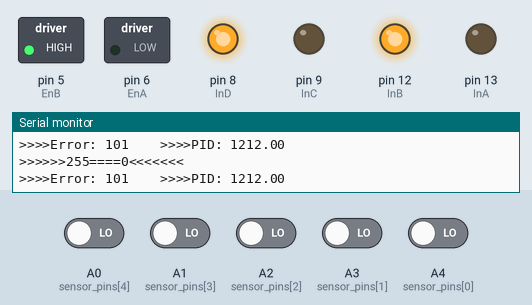
Bench run of a sketch on a simulated Arduino Uno, built with avr-gcc and run on an emulated ATmega328P. Parts: switched loads named in the sketch (green lamp = pin HIGH), output pins drawn as LEDs (lit = HIGH), the last lines printed to the serial monitor. Inputs (shaded band) come from the test bench; at power-on: A0 (sensor_pins[4]), A1 (sensor_pins[3]), A2 (sensor_pins[2]), A3 (sensor_pins[1]), A4 (sensor_pins[0]) LOW.

Above: at 1.2 s.
1.3 s: A2 (sensor_pins[2]) driven HIGH
At 2.0 s:
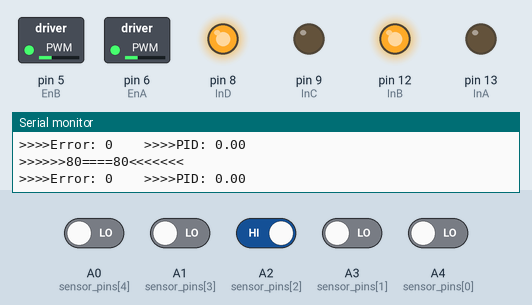
2.9 s: A1 (sensor_pins[3]) driven HIGH
At 3.5 s:
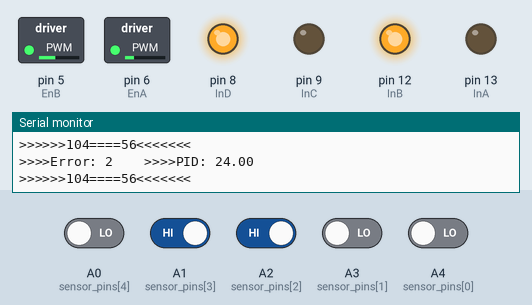
4.5 s: A3 (sensor_pins[1]) driven HIGH
At 5.8 s:
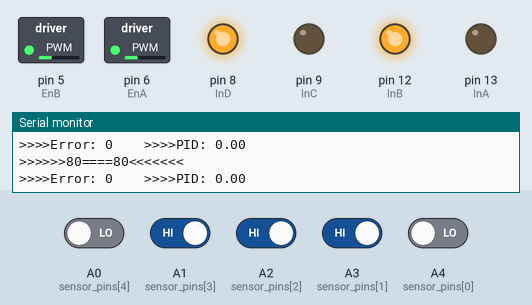
7.5 s: A1 (sensor_pins[3]) driven LOW
At 8.7 s:
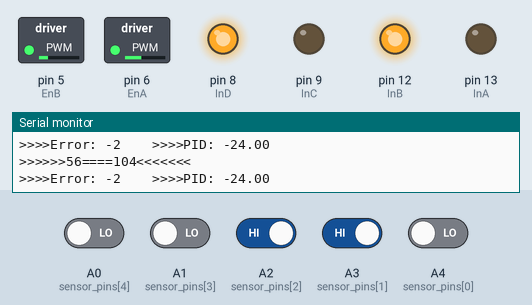
9.1 s: A0 (sensor_pins[4]) driven HIGH
At 10.0 s:
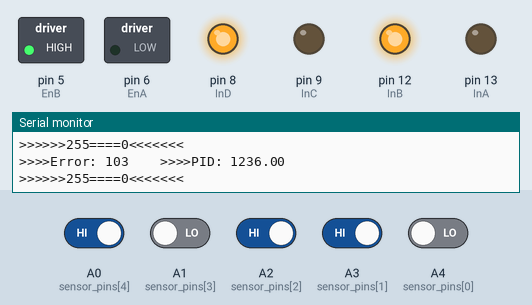
12.1 s: A0 (sensor_pins[4]) driven LOW
At 13.6 s:
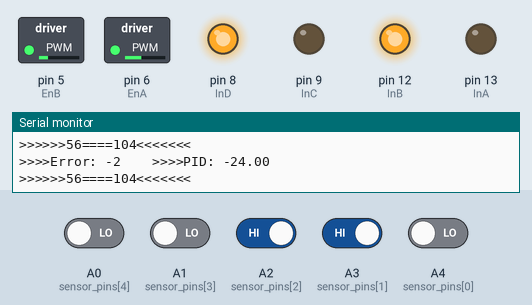
Timing chart, 0 to 15.1 s (numbered marks = the images above; inputs shaded):
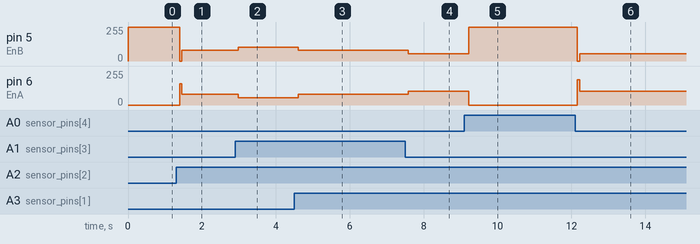

Measured:
- after the input at 1.3 s, pin 5 (EnB): 255/255 → 80/255 after 0.10 s; pin 6 (EnA): 0/255 → 80/255 after 0.10 s
- after the input at 2.9 s, pin 5 (EnB): 80/255 → 104/255 after 0.08 s; pin 6 (EnA): 80/255 → 56/255 after 0.08 s
- after the input at 4.5 s, pin 5 (EnB): 104/255 → 80/255 after 0.11 s; pin 6 (EnA): 56/255 → 80/255 after 0.11 s
- after the input at 7.5 s, pin 5 (EnB): 80/255 → 55/255 after 0.09 s, → 56/255 0.06 s later; pin 6 (EnA): 80/255 → 105/255 after 0.09 s, → 104/255 0.06 s later
- after the input at 9.1 s, pin 5 (EnB): 56/255 → 255/255 after 0.12 s; pin 6 (EnA): 104/255 → 0/255 after 0.12 s
- after the input at 12.1 s, pin 5 (EnB): 255/255 → 0/255 after 0.06 s, → 56/255 0.06 s later; pin 6 (EnA): 0/255 → 188/255 after 0.06 s, → 104/255 0.06 s later

The sketch:

robot_do_line.ino
```cpp
const int EnA = 6; // right
const int EnB = 5; // left
const int InA = 13;
const int InB = 12;
const int InC = 9;
const int InD = 8;

int error, previous_error, is_left_direction;

const int MAX_SPEED = 80;
int mask;
const int NUM_SENSORS = 5;
const int sensor_pins[NUM_SENSORS] = {A4, A3, A2, A1, A0};

float Kp = 12;
float Kd = 0.8;
float Ki = 0;

int integral = 0;
int rightSpeedPwm = 0;
int leftSpeedPwm = 0;

int getSensor();
void control_motor(int left, int right);
void control_robot(int error);
float calculate_pid();

void setup() {

    pinMode(InA, OUTPUT);
    pinMode(InB, OUTPUT);
    pinMode(InC, OUTPUT);
    pinMode(InD, OUTPUT);
    digitalWrite(InA, LOW);
    digitalWrite(InB, HIGH);
    digitalWrite(InC, LOW);
    digitalWrite(InD, HIGH);

    analogWrite(EnA, MAX_SPEED);
    analogWrite(EnB, MAX_SPEED);

    for(int i = 0; i < NUM_SENSORS; i++) {
        pinMode(sensor_pins[i], INPUT);
    }

    Serial.begin(9600);
}

void loop() {
    error = getSensor();
    float pid = calculate_pid();
    Serial.println(">>>>Error: " + String(error) + "    >>>>PID: " + String(pid));
    int leftSpeedPwm = MAX_SPEED + pid;
    int rightSpeedPwm = MAX_SPEED - pid;

    leftSpeedPwm = constrain(leftSpeedPwm, 0, 255);
    rightSpeedPwm = constrain(rightSpeedPwm, 0, 255);
    Serial.println(">>>>>>" + String(leftSpeedPwm) + "====" + String(rightSpeedPwm) + "<<<<<<<");

    control_motor(leftSpeedPwm, rightSpeedPwm);
}

int getSensor() {
    mask ^= mask;
    for(int i = 0; i < NUM_SENSORS; i++) {
        mask |= digitalRead(sensor_pins[i]) << i;
    }
    error = 0;

    switch (mask) {
        case 0b01000 : error = 3; break;
        case 0b01100 : error = 2; break;

        case 0b01110 : error = 0; break;
        case 0b00100 : error = 0; break;

        case 0b00110 : error = -2; break;
        case 0b00010 : error = -3; break;

        case 0b00101 :
        case 0b01101 :
        case 0b01111 :
        case 0b00111 :
        case 0b00011 :
        case 0b00001 : error = 102; break; //90 degree right

        case 0b10100 :
        case 0b10110 :
        case 0b10000 :
        case 0b11000 :
        case 0b11100 :
        case 0b11110 : error = 103; break; //90 degree left

        case 0b11111 : error = 100; break; // Stop the car, all black line or nothing
        case 0b00000 : error = 101; break; // Move forward, no line at all
        default : error = 404; break;
    }
    return error;
}

void control_motor(int left, int right) {
    analogWrite(EnA, right);
    analogWrite(EnB, left);
}

void control_robot(int error) {
    switch (error) {
        case -4: control_motor(25, 120);  break;
        case -3: control_motor(25, 100);  break;
        case -2: control_motor(50, 100);  break;
        case -1: control_motor(100, 150); break;
        case  0: control_motor(150, 150); break;
        case  1: control_motor(150, 100); break;
        case  2: control_motor(100, 50);  break;
        case  3: control_motor(100, 25);  break;
        case  4: control_motor(150, 25);  break;
        case  6: control_motor(0, 80);    break;
        case  7: control_motor(80, 0); break;
        case  5:
            if(is_left_direction == 0)
                control_motor(0, 80);
            else
                control_motor(80, 0);
            break;
        default: break;
    }
}


float calculate_pid() {
    integral = integral + error;
    int pid = Kp * error + Kd * (error - previous_error) + Ki * integral;
    previous_error = error;
    return pid;
}
```
